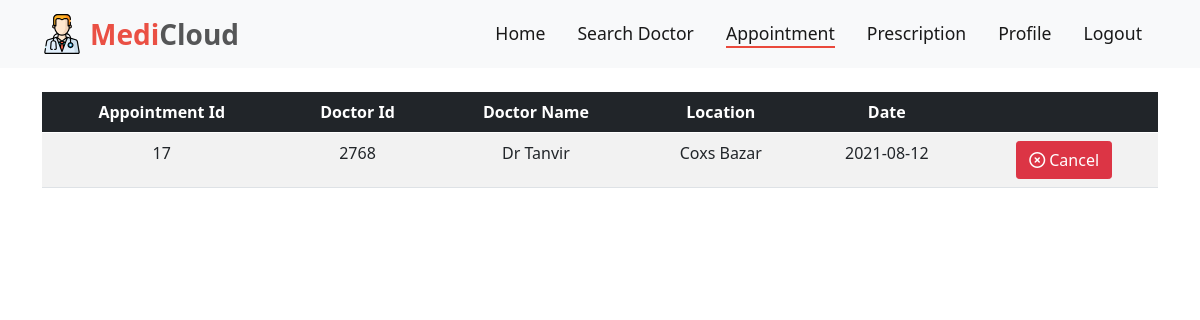
The app's page /patientAppointment.php (signed in), older data.
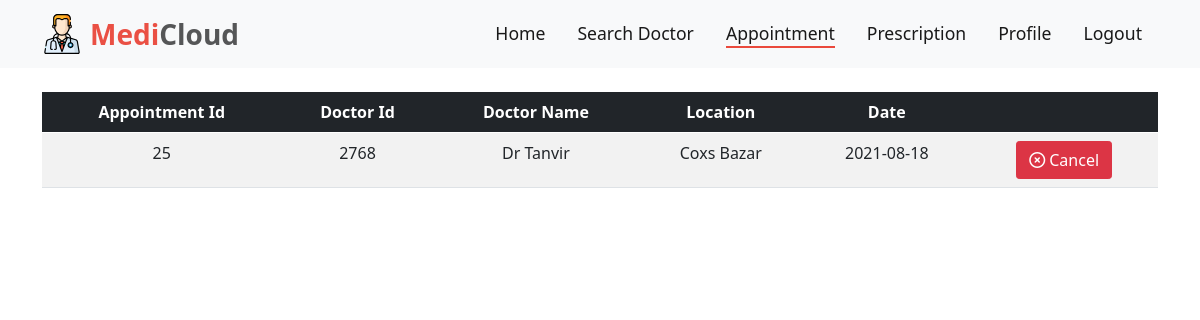
The same page, newer data.
### tables this page shows
CREATE TABLE `appointment` (
  `appointment_id` int(11) NOT NULL,
  `patient_id` int(11) NOT NULL,
  `patient_name` varchar(50) NOT NULL,
  `doctor_id` int(11) NOT NULL,
  `doctor_name` varchar(50) NOT NULL,
  `location` varchar(100) NOT NULL,
  `date` date NOT NULL
);

### HTML/patientAppointment.php (the view, shortened to what this page needs)
<?php
include "doctorDatabase.php";
?>
<!DOCTYPE html>
<html lang="en">
<head>
  <link href="https://cdn.jsdelivr.net/npm/bootstrap@5.1.0/dist/css/bootstrap.min.css" rel="stylesheet" />
  <link rel="stylesheet" href="https://cdnjs.cloudflare.com/ajax/libs/animate.css/4.1.1/animate.min.css" />
  <link rel="stylesheet" href="../CSS/style.css" />
</head>
<body>
  <nav class="navbar navbar-expand-lg navbar-light bg-light">
    <div class="container">
      <a class="navbar-brand d-flex align-items-center fw-bold fs-3" href="patientHome.php">
        <img src="../Assets/Images/doctor.svg" alt="" width="40" height="40" class="d-inline-block align-text-top me-2" /> <span style="color:#EA5044">Medi</span><span style="color:#555657">Cloud</span>
      </a>
      <div class="collapse navbar-collapse" id="navbarSupportedContent">
        <ul class="navbar-nav ms-auto mb-2 mb-lg-0">
          <li class="nav-item mx-2 fs-5">
            <a class="nav-link active navbar-shortcutlink" aria-current="page" href="patientHome.php">Home</a>
          </li>
          <li class="nav-item mx-2 fs-5">
            <a class="nav-link active navbar-shortcutlink" aria-current="page" href="searchDoctor.php">Search Doctor</a>
          </li>
          <li class="nav-item mx-2 fs-5">
            <a class="nav-link active navbar-shortcutlink current-page" aria-current="page" href="#">Appointment</a>
          </li>
          <li class="nav-item mx-2 fs-5">
            <a class="nav-link active navbar-shortcutlink" aria-current="page" href="patientPrescription.php">Prescription</a>
          </li>
          <li class="nav-item mx-2 fs-5">
            <a class="nav-link active navbar-shortcutlink" aria-current="page" href="patientProfile.php">Profile</a>
          </li>
          <li class="nav-item mx-2 fs-5">
            <a class="nav-link active navbar-shortcutlink" aria-current="page" href="logout.php">Logout</a>
          </li>
        </ul>
      </div>
    </div>
  </nav>
  <section class="container py-4 table-responsive">
    <table class="table table-striped text-center" id="myTable">
      <thead class="table-dark">
        <tr>
          <th scope="col">Appointment Id</th>
          <th scope="col">Doctor Id</th>
          <th scope="col">Doctor Name</th>
          <th scope="col">Location</th>
          <th scope="col">Date</th>
          <th scope="col"> </th>
        </tr>
      </thead>
      <tbody>
        <?php
        $i = 0;
        $session_id = $_SESSION['id'];
        $sql = "Select 	appointment_id , doctor_id, doctor_name, location, date from appointment where patient_id = '$session_id' ORDER BY date";
        $result = mysqli_query($conn, $sql);
        if (mysqli_num_rows($result) > 0) {
          while ($row = $result->fetch_assoc()) {
            echo "<tr id='{$i}'> <td class='row-data'> {$row["appointment_id"]} </td> <td class='row-data'> {$row["doctor_id"]} </td> <td> {$row["doctor_name"]} </td> <td class='row-data'> {$row["location"]} </td> <td> {$row["date"]}   </td> <td><button type='button' class='btn btn-danger rounded-1 cancel-btn' data-bs-toggle='modal' data-bs-target='#exampleModal' onclick='cancleAppointment()' ><i class='far fa-times-circle me-1'></i>Cancel</button>  </td> </tr>";
            $i++;
          }
        }
        ?>
      </tbody>
    </table>
  </section>
</body>
</html>

Row changes from the older to the newer data that the page shows:
removed appointment: appointment_id "17", doctor "2768", doctor_name "Dr Tanvir", location "Coxs Bazar", date "2021-08-12"
added appointment: appointment_id "25", doctor "2768", doctor_name "Dr Tanvir", location "Coxs Bazar", date "2021-08-18"
